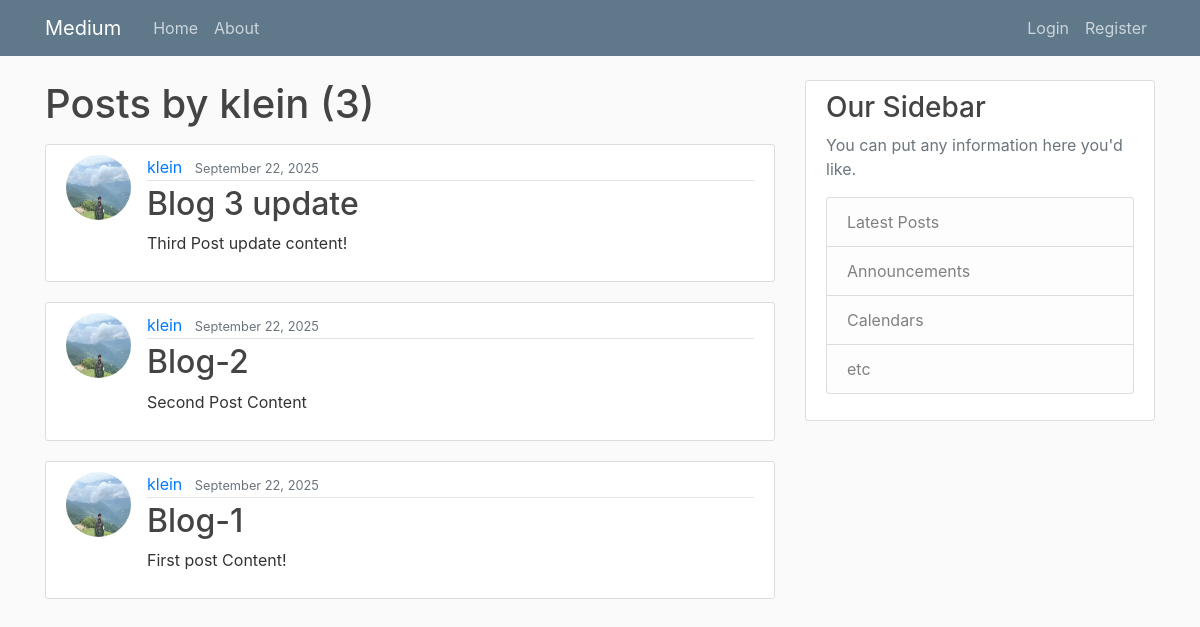
The app's page /user/klein, older data.
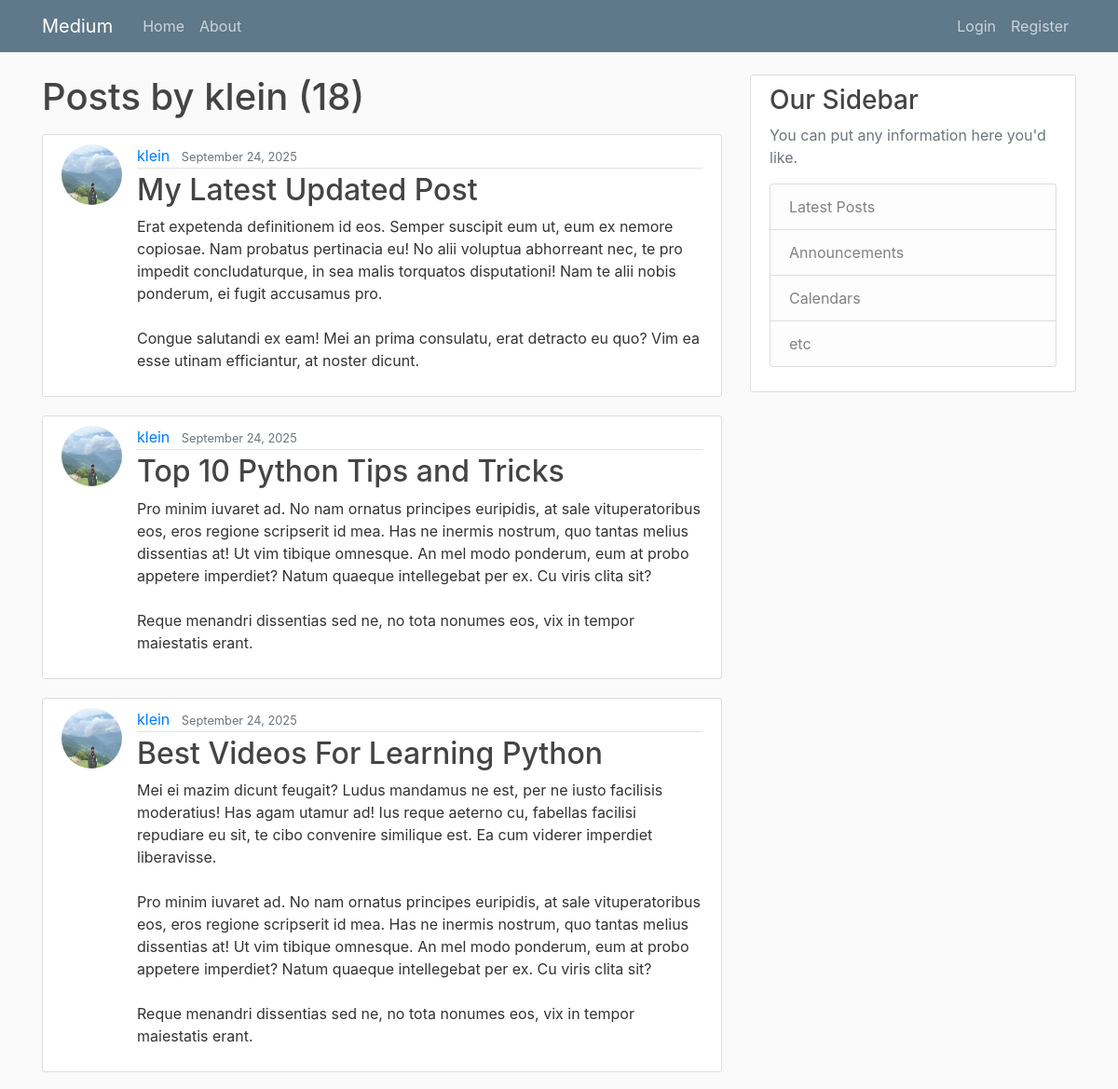
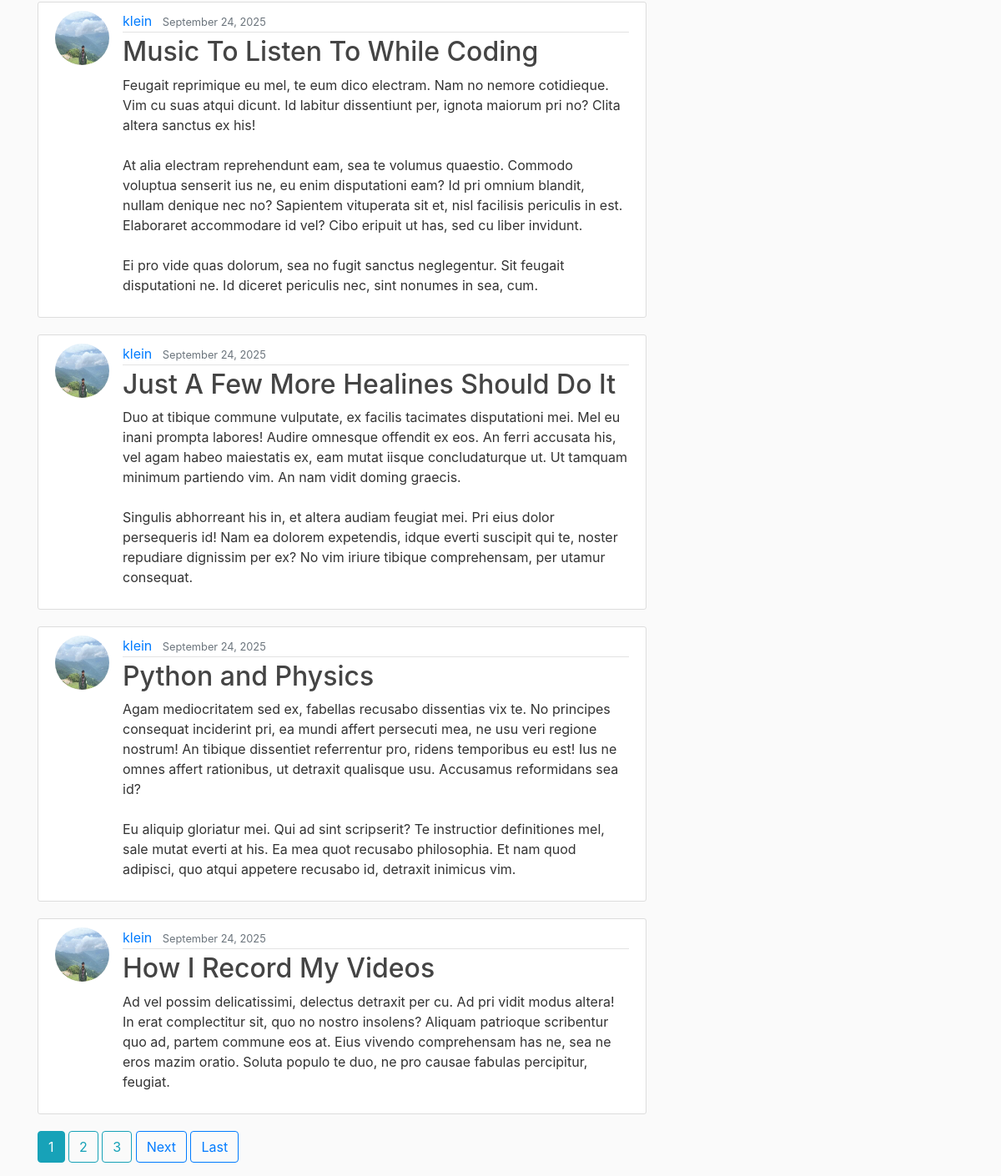
The same page, newer data (2 pictures, top to bottom).
### blog/models.py (models this page shows, shortened)
class Post(models.Model):
    title = models.CharField(max_length=100)
    content = models.TextField()
    date_posted = models.DateTimeField(default=timezone.now)
    author = models.ForeignKey(User, on_delete=models.CASCADE)

### users/models.py (models this page shows, shortened)
class Profile(models.Model):
    user = models.OneToOneField(User, on_delete=models.CASCADE)
    image = models.ImageField(default='default.jpg', upload_to='profile_pics')

### blog/views.py (the view)
# urls.py: path('user/<str:username>', UserPostListView.as_view(), name='user-posts'),
class UserPostListView(ListView):
    model = Post
    template_name = 'blog/user_posts.html'
    context_object_name = 'posts'
    ordering = ['-date_posted']
    paginate_by = 7
    def get_queryset(self):
        user = get_object_or_404(User, username=self.kwargs.get('username'))
        return Post.objects.filter(author=user).order_by('-date_posted')

### blog/templates/blog/user_posts.html (shortened to what this page needs)
{% extends "blog/base.html" %}
{% block content %}
    <h1 class="mb-3">Posts by {{ view.kwargs.username }}  ({{ page_obj.paginator.count }})</h1>
    {% for post in posts %}
        <article class="media content-section">
            <img src="{{ post.author.profile.image.url }}" class="rounded-circle article-img" width="20" height="20" alt="Profile picture">
            <div class="media-body">
                <div class="article-metadata">
                <a class="mr-2" href="{% url 'user-posts' post.author.username %}">{{ post.author }}</a>
                <small class="text-muted">{{ post.date_posted|date:"F d, Y" }}</small>
                </div>
                <h2><a class="article-title" href="{% url 'post-detail' post.pk %}">{{ post.title }}</a></h2>
                <p class="article-content">{{ post.content }}</p>
            </div>
        </article>
    {% endfor %}
    {% if is_paginated %}
        {% for num in page_obj.paginator.page_range %}
            {% if page_obj.number == num %}
                <a class="btn btn-info mb-3" href="?page={{ num }}">{{ num }}</a>
            {% elif num > page_obj.number|add:'-3' and num < page_obj.number|add:'3' %}
                <a class="btn btn-outline-info mb-3" href="?page={{ num }}">{{ num }}</a>
            {% endif%}
        {% endfor %}
        {% if page_obj.has_next %}
            <a class="btn btn-outline-primary mb-3 " href="?page={{ page_obj.next_page_number }}">Next</a>
            <a class="btn btn-outline-primary mb-3 " href="?page={{ page_obj.paginator.num_pages }}">Last</a>
        {% endif %}
    {% endif %}
{% endblock content %}

Row changes from the older to the newer data that the page shows:
no longer on this page (row unchanged): Post: author.profile.image (picture), author "klein", date_posted "September 22, 2025", title "Blog 3 update", content "Third Post update content!"
no longer on this page (row unchanged): Post: author.profile.image (picture), author "klein", date_posted "September 22, 2025", title "Blog-2", content "Second Post Content"
no longer on this page (row unchanged): Post: author.profile.image (picture), author "klein", date_posted "September 22, 2025", title "Blog-1", content "First post Content!"
added Post: author.profile.image (picture), author "klein", date_posted "September 24, 2025", title "My Latest Updated Post", content "Erat expetenda definitionem id eos. Semper suscipit eum ut, eum ex nemore copiosae. Nam probatus pertinacia eu! No alii voluptua abhorreant nec, te pro impedit concludaturque, in sea malis torquatos disputationi! Nam te alii nobis ponderum, ei fugit accusamus pro. Congue salutandi ex eam! Mei an prima consulatu, erat detracto eu quo? Vim ea esse utinam efficiantur, at noster dicunt."
added Post: author.profile.image (picture), author "klein", date_posted "September 24, 2025", title "Top 10 Python Tips and Tricks", content "Pro minim iuvaret ad. No nam ornatus principes euripidis, at sale vituperatoribus eos, eros regione scripserit id mea. Has ne inermis nostrum, quo tantas melius dissentias at! Ut vim tibique omnesque. An mel modo ponderum, eum at probo appetere imperdiet? Natum quaeque intellegebat per ex. Cu viris clita sit? Reque menandri dissentias sed ne, no tota nonumes eos, vix in tempor maiestatis erant."
added Post: author.profile.image (picture), author "klein", date_posted "September 24, 2025", title "Best Videos For Learning Python", content "Mei ei mazim dicunt feugait? Ludus mandamus ne est, per ne iusto facilisis moderatius! Has agam utamur ad! Ius reque aeterno cu, fabellas facilisi repudiare eu sit, te cibo convenire similique est. Ea cum viderer imperdiet liberavisse. Pro minim iuvaret ad. No nam ornatus principes euripidis, at sale vituperatoribus eos, eros regione scripserit id mea. Has ne inermis nostrum, quo tantas melius dissentias at! Ut vim tibique omnesque. An mel modo ponderum, eum at probo appetere imperdiet? Natum quaeque intellegebat per ex. Cu viris clita sit? Reque menandri dissentias sed ne, no tota nonumes eos, vix in tempor maiestatis erant."
added Post: author.profile.image (picture), author "klein", date_posted "September 24, 2025", title "Music To Listen To While Coding", content "Feugait reprimique eu mel, te eum dico electram. Nam no nemore cotidieque. Vim cu suas atqui dicunt. Id labitur dissentiunt per, ignota maiorum pri no? Clita altera sanctus ex his! At alia electram reprehendunt eam, sea te volumus quaestio. Commodo voluptua senserit ius ne, eu enim disputationi eam? Id pri omnium blandit, nullam denique nec no? Sapientem vituperata sit et, nisl facilisis periculis in est. Elaboraret accommodare id vel? Cibo eripuit ut has, sed cu liber invidunt. Ei pro vide quas dolorum, sea no fugit sanctus neglegentur. Sit feugait disputationi ne. Id diceret periculis nec, sint nonumes in sea, cum."
added Post: author.profile.image (picture), author "klein", date_posted "September 24, 2025", title "Just A Few More Healines Should Do It", content "Duo at tibique commune vulputate, ex facilis tacimates disputationi mei. Mel eu inani prompta labores! Audire omnesque offendit ex eos. An ferri accusata his, vel agam habeo maiestatis ex, eam mutat iisque concludaturque ut. Ut tamquam minimum partiendo vim. An nam vidit doming graecis. Singulis abhorreant his in, et altera audiam feugiat mei. Pri eius dolor persequeris id! Nam ea dolorem expetendis, idque everti suscipit qui te, noster repudiare dignissim per ex? No vim iriure tibique comprehensam, per utamur consequat."
added Post: author.profile.image (picture), author "klein", date_posted "September 24, 2025", title "Python and Physics", content "Agam mediocritatem sed ex, fabellas recusabo dissentias vix te. No principes consequat inciderint pri, ea mundi affert persecuti mea, ne usu veri regione nostrum! An tibique dissentiet referrentur pro, ridens temporibus eu est! Ius ne omnes affert rationibus, ut detraxit qualisque usu. Accusamus reformidans sea id? Eu aliquip gloriatur mei. Qui ad sint scripserit? Te instructior definitiones mel, sale mutat everti at his. Ea mea quot recusabo philosophia. Et nam quod adipisci, quo atqui appetere recusabo id, detraxit inimicus vim."
added Post: author.profile.image (picture), author "klein", date_posted "September 24, 2025", title "How I Record My Videos", content "Ad vel possim delicatissimi, delectus detraxit per cu. Ad pri vidit modus altera! In erat complectitur sit, quo no nostro insolens? Aliquam patrioque scribentur quo ad, partem commune eos at. Eius vivendo comprehensam has ne, sea ne eros mazim oratio. Soluta populo te duo, ne pro causae fabulas percipitur, feugiat."
Text that changed along with them:
{{ page_obj.paginator.count }}: "3" → "18"
new list line: "1"
new list line: "2"
new list line: "3"
text now shown: "Next Last"
